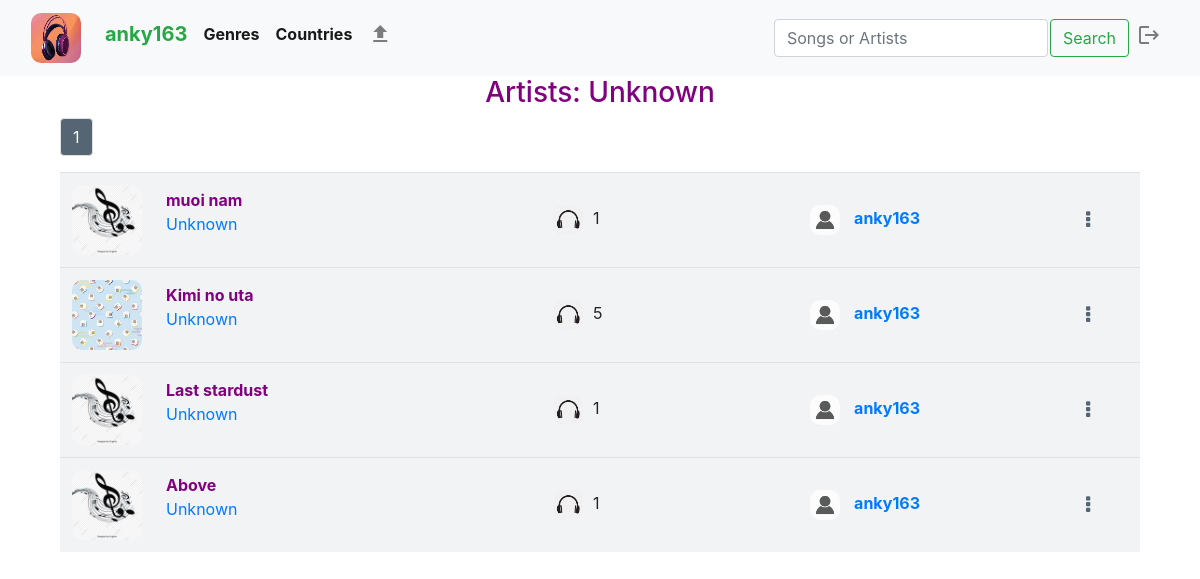
Screenshot of /artists/Unknown (signed in) with the database file from the repository.
### music/models.py (models this page shows, shortened)
class User(AbstractUser):
    pass

class Song(models.Model):
    uploader = models.ForeignKey(User, on_delete=models.CASCADE, related_name="uploader")
    title = models.CharField(max_length=64, blank=False, db_column="title")
    _artists = models.CharField(max_length=64, blank=True, db_column="artists")
    _country = models.CharField(max_length=64, blank=True, db_column="country")
    _genre = models.CharField(max_length=64, blank=True, db_column="genre")
    date = models.DateTimeField(db_column="date")
    views = models.IntegerField(default=0, db_column="views")
    photo = models.ImageField(upload_to='images', blank=True, default=None)
    audio = models.FileField(upload_to='songs', blank=False, default=None)
    @property
    def artists(self):
        return self._artists
    @artists.setter
    def artists(self, artists):
        if not artists:
            self._artists = "Unknown"
        else:
            self._artists = artists
    @property
    def genre(self):
        return self._genre
    @genre.setter
    def genre(self, genre):
        if not genre or genre.lower() not in ["pop", "dance", "rock", "jazz", "traditional", "soundtrack"]:
            self._genre = "Others"
        else:
            self._genre = genre
    @property
    def country(self):
        return self._country
    @country.setter
    def country(self, country):
        if not country or country.lower() not in ["us - uk", "korea", "japan", "china", "vietnam"]:
            self._country = "Others"
        else:
            self._country = country

### music/views.py (the view)
# urls.py: path("artists/<str:artists>", views.artists, name="artists")
def artists(request, artists):
    tracks = Tracks("artists", artists)
    pages, lists = tracks.paginate(10)
    playlists, new_playlist_index = private_playlists(request)
    return render(request, "music/list.html", {
        "result": f"Artists: {artists}",
        "tracks": tracks.all,
        "pages": pages,
        "lists": lists,
        "playlists": playlists,
        "new_playlist_index": new_playlist_index
    })

### music/views.py (called while the page is built)
def pagination(tracks, number):
    pages = []
    list = []
    lists = []
    p = Paginator(tracks, number)
    for i in range(p.num_pages):
        page = p.page(i + 1)
        pages.append(page)
        list.append(i + 1)
    l = Paginator(list, 5)
    for i in range(l.num_pages):
        lists.append(l.page(i + 1))
    return pages, lists

def private_playlists(request):
    if request.user.is_authenticated:
        playlists = Playlist.objects.filter(user=request.user)
        new_playlist_index = len(playlists) + 1
    else:
        playlists = None
        new_playlist_index = 1
    return playlists, new_playlist_index

    def paginate(self, number):
        return pagination(self.all, number)

### music/templates/music/list.html (shortened to what this page needs)
{% extends "music/layout.html" %}
{% load static %}
{% block body %}
    <div id="list-page">
        {% if result %}
            <h3 id="result" style="color: purple;">{{ result }}</h3>
        {% endif %}
        {% if tracks|length != 0 %}
            <div id="paginator-navbar">
                    {% for page in pages %}
                            <div class="paginator-navbar" id="paginator-{{ page.number }}">
                                {% for list in lists %}
                                    {% if page.number >= list|first and page.number <= list|last %}
                                        <nav aria-label="Page navigation example" class="pages-list" id="list-{{ list.number }}">
                                            <ul class="pagination">
                                                {% for number in list %}
                                                    <li class="page-item"><a href="#" class="page-link" id="page-link-{{ number }}" data-page_number="{{ number }}" onclick="showPage(this.dataset.page_number)">{{ number }}</a></li>
                                                {% endfor %}
                                            </ul>
                                        </nav>
                                    {% endif %}
                                {% endfor %}
                            </div>
                    {% endfor %}
            </div>
        {% else %}
            {% if playlist %}
                <h5 style="width: 100%; margin-top: 20px; text-align: center;">
                    This playlist is empty, visit <a href="{% url 'list' %}">Here</a> to add some tracks.
                </h5>
            {% endif %}
        {% endif %}
        <div id="tracks-list" class="tracks-list">
            {% for page in pages %}
                <div class="paginator" id="page-{{ page.number }}">
                    <table class="table">
                        {% for track in page.object_list %}
                            <tr class="track-bar" id="track-{{ track.id }}" data-id="{{ track.id }}" data-page_number="{{ page.number }}" style="cursor: pointer;">
                                <td class="track-onclick" data-id="{{ track.id }}" class="track-infomation" id="track-photo">
                                    <div class="photo-div">
                                        {% if track.photo %}
                                            <img src="/music/media/{{ track.photo }}">
                                        {% else %}
                                            <img src="/static/music/media/music.jpg">
                                        {% endif %}
                                    </div>
                                </td>
                                <td class="track-onclick" data-id="{{ track.id }}" class="track-infomation" id="track-title-artists">
                                    <div id="title"><strong style="color: purple;">{{ track.title }}</strong></div>
                                    <div id="artists">
                                        <a href="{% url 'artists' track.artists %}"><p style="white-space: nowrap; text-overflow: ellipsis;">{{ track.artists }}</p></a>
                                    </div>
                                </td>
                                <td class="track-onclick" data-id="{{ track.id }}" class="track-infomation" id="track-views">
                                    <div class="hide">
                                        <img style="width: 30px; height: 30px; margin-right: 10px;" src="{% static 'music/media/headphone.jpg' %}">
                                        <span id="views-of-track-{{ track.id }}">{{ track.views }}</span>
                                    </div>
                                </td>
                                <td class="track-onclick" class="hide" data-id="{{ track.id }}" class="track-infomation" style="width: 300px;" id="track-uploader">
                                    <div>
                                        <img style="width: 30px; height: 30px; margin-right: 10px;" src="{% static 'music/media/person.png' %}">
                                        <a href="{% url 'library' track.uploader.id %}">
                                            <strong style="white-space: nowrap; text-overflow: ellipsis;">{{ track.uploader }}</strong>
                                        </a>
                                    </div>
                                </td>
                                <td class="track-infomation" id="track-download">
                                    <a style="font-size: 20px; color: #566573;" href="#" data-uploader_id="{{ track.uploader.id }}" data-track_id="{{ track.id }}" data-audio="{{ track.audio }}" onclick="showAddingTable(this)">
                                        <i id="dot-icon" class="fa fa-ellipsis-v" aria-hidden="true"></i>
                                    </a>
                                </td>
                            </tr>
                        {% endfor %}
                    </table>
                </div>
            {% endfor %}
        </div>
        <div id="placeholder">
        </div>
    </div>
{% endblock %}

### music/templates/music/layout.html (shortened to what this page needs)
{% load static %}
<!DOCTYPE html>
<html lang="en">
    <head>
            <link rel="stylesheet" href="https://stackpath.bootstrapcdn.com/bootstrap/4.4.1/css/bootstrap.min.css">
        <link rel="stylesheet" href="https://cdnjs.cloudflare.com/ajax/libs/font-awesome/4.7.0/css/font-awesome.min.css"/>
        <link href="{% static 'music/styles.css' %}" rel="stylesheet">
    </head>
    <body>
        <div class="header">
            <nav class="navbar navbar-expand-sm navbar-light bg-light">
                <div class="container-fluid">
                    <a class="navbar-brand" href="{% url 'list' %}">
                        <img id="logo" src="{% static 'music/media/lolo.jpg' %}" alt="logo">
                    </a>
                    <div class="collapse navbar-collapse" id="navbarSupportedContent">
                        <ul class="navbar-nav mr-auto">
                            {% if user.is_authenticated %}
                                <li class="nav-item">
                                    <a class="nav-link active" aria-current="page" href="{% url 'library' user.id %}"><h5 style="color: #28a745; font-weight: bold;">{{ user.username }}</h5></a>
                                </li>
                             {% endif %}
                                <li class="nav-item dropdown">
                                    <a id="genres-menu" class="nav-link active" href="{% url 'menu' 'genres' %}"><strong>Genres</strong></a>
                                </li>
                                <li class="nav-item dropdown">
                                    <a id="countries-menu" class="nav-link active" href="{% url 'menu' 'countries' %}"><strong>Countries</strong></a>
                                </li>
                            {% if user.is_authenticated %}
                                <li class="nav-item">
                                    <a id="upload-link" class="nav-link" href="{% url 'upload' %}">
                                        <span class="material-icons">
                                        </span>
                                    </a>
                                </li>
                            {% endif %}
                        </ul>
                        <form class="d-flex" action="{% url 'search' %}" method="post">
                            <input style="margin-right: 2px;" class="form-control me-2" type="search" placeholder="Songs or Artists" aria-label="Search" name="name" required>
                            <button class="btn btn-outline-success" type="submit">Search</button>
                        </form>
                        <div class="log-in" style="float: right;">
                            <ul class="navbar-nav me-auto mb-2 mb-lg-0">
                                {% if user.is_authenticated %}
                                    <li class="nav-item">
                                        <a id="logout-link" class="nav-link" aria-current="page" href="{% url 'logout' %}">
                                            <span class="material-icons">
                                            </span>
                                        </a>
                                    </li>
                                {% endif %}
                            </ul>
                        </div>
                    </div>
                </div>
            </nav>
        </div>
        <div class="body">
            {% block body %}{% endblock %}
        </div>
    </body>
</html>

### music/static/music/styles.css (style rules this page uses)
#logo { width: 50px; height: 50px; }
img { border-radius: 10px; }
ul { list-style: none; }
.header { height: auto; }
#list-page { padding-left: 5%; padding-right: 5%; height: 87vh; }
#tracks-list { width: 100%; }
#placeholder { height: 15vh; }
.table { width: 90vw; border-collapse: collapse; }
.table tr { background-color: #F2F3F5; height: auto; }
.table td { vertical-align: middle; height: 10vh; border-collapse: collapse; }
#track-title-artists { width: 30vw; overflow: hidden; }
#track-title-artists #title, #artists { width: 30vw; overflow: hidden; white-space: nowrap; text-overflow: ellipsis; }
#track-title-artists #artists { width: max-content; }
#track-photo { width: 90px; height: 90px; }
#track-photo img { width: 70px; height: 70px; }
#track-views { padding-left: 15px; width: 25vw; }
#track-download { width: 7vw; text-align: center; }
.paginator-navbar nav ul li { z-index: 1; }
#track-download #dot-icon { width: 30px; height: 30px; border-radius: 50%; display: flex; justify-content: center; align-items: center; }
.hide { display: none; }
#result { text-align: center; }
.paginator-navbar { display: none; margin-top: 1vh; height: auto; }
@media (min-width: 700px) { .hide { display: table; } }
#library-page .smaller-headers h4, h5 { display: inline-block; color: black; }

### rows the page displays
User: username "anky163"
Song: title "muoi nam", artists "Unknown", views "1", uploader "anky163"
Song: photo (picture), title "Kimi no uta", artists "Unknown", views "5", uploader "anky163"
Song: title "Last stardust", artists "Unknown", views "1", uploader "anky163"
Song: title "Above", artists "Unknown", views "1", {{ track.id }} 3 (drawn), uploader "anky163"

### other values shown
{{ result }} "Artists: Unknown"
{{ number }} "1"
